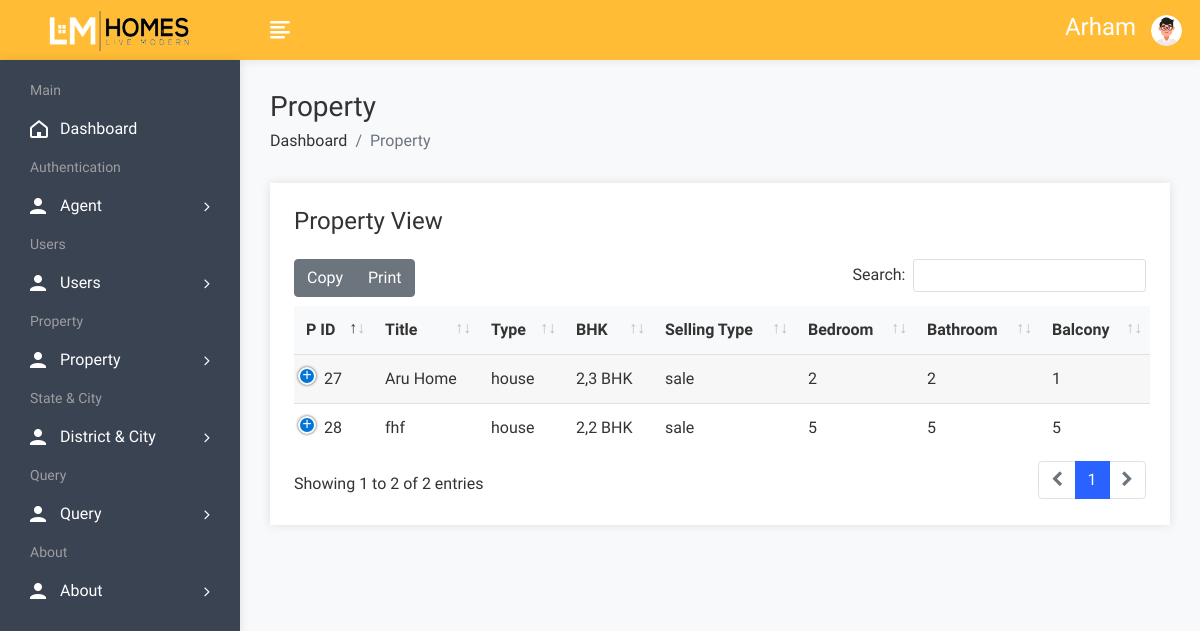
The app's page /admin/propertyview.php (signed in) with its own data.
### tables this page shows
CREATE TABLE `property` (
  `pid` int(50) NOT NULL,
  `title` varchar(200) NOT NULL,
  `pcontent` longtext NOT NULL,
  `type` varchar(100) NOT NULL,
  `bhk` varchar(50) NOT NULL,
  `stype` varchar(100) NOT NULL,
  `bedroom` int(50) NOT NULL,
  `bathroom` int(50) NOT NULL,
  `balcony` int(50) NOT NULL,
  `kitchen` int(50) NOT NULL,
  `hall` int(50) NOT NULL,
  `floor` varchar(50) NOT NULL,
  `size` int(50) NOT NULL,
  `price` int(50) NOT NULL,
  `location` varchar(200) NOT NULL,
  `city` varchar(100) NOT NULL,
  `state` varchar(100) NOT NULL,
  `feature` longtext NOT NULL,
  `pimage` varchar(300) NOT NULL,
  `pimage1` varchar(300) NOT NULL,
  `pimage2` varchar(300) NOT NULL,
  `pimage3` varchar(300) NOT NULL,
  `pimage4` varchar(300) NOT NULL,
  `uid` int(50) NOT NULL,
  `status` varchar(50) NOT NULL,
  `mapimage` varchar(300) NOT NULL,
  `topmapimage` varchar(300) NOT NULL,
  `groundmapimage` varchar(300) NOT NULL,
  `totalfloor` varchar(50) NOT NULL,
  `date` datetime NOT NULL DEFAULT current_timestamp()
);

### admin/propertyview.php (the view, shortened to what this page needs)
<!DOCTYPE html>
<html lang="en">
<head>
        <link rel="stylesheet" href="assets/css/bootstrap.min.css">
        <link rel="stylesheet" href="assets/css/font-awesome.min.css">
        <link rel="stylesheet" href="assets/css/feathericon.min.css">
		<link rel="stylesheet" href="assets/plugins/datatables/dataTables.bootstrap4.min.css">
		<link rel="stylesheet" href="assets/plugins/datatables/responsive.bootstrap4.min.css">
		<link rel="stylesheet" href="assets/plugins/datatables/select.bootstrap4.min.css">
		<link rel="stylesheet" href="assets/plugins/datatables/buttons.bootstrap4.min.css">
        <link rel="stylesheet" href="assets/css/style.css">
    </head>
    <body>
				<?php include("header.php"); ?>
            <div class="page-wrapper">
                <div class="content container-fluid">
					<div class="page-header">
						<div class="row">
							<div class="col">
								<h3 class="page-title">Property</h3>
								<ul class="breadcrumb">
									<li class="breadcrumb-item"><a href="dashboard.php">Dashboard</a></li>
									<li class="breadcrumb-item active">Property</li>
								</ul>
							</div>
						</div>
					</div>
					<div class="row">
                            <div class="col-12">
                                <div class="card">
                                    <div class="card-body">
                                        <h4 class="header-title mt-0 mb-4">Property View</h4>
                                        <table id="datatable-buttons" class="table table-striped dt-responsive nowrap">
                                            <thead>
                                                <tr>
                                                    <th>P ID</th>
                                                    <th>Title</th>
                                                    <th>Type</th>
                                                    <th>BHK</th>
                                                    <th>Selling Type</th>
													<th>Bedroom</th>
                                                    <th>Bathroom</th>
                                                    <th>Balcony</th>
                                                </tr>
                                            </thead>
                                            <tbody>
												<?php
													$query=mysqli_query($con,"select * from property");
													while($row=mysqli_fetch_row($query))
													{
												?>
                                                <tr>
                                                    <td><?php echo $row['0']; ?></td>
                                                    <td><?php echo $row['1']; ?></td>
                                                    <td><?php echo $row['3']; ?></td>
                                                    <td><?php echo $row['4']; ?></td>
                                                    <td><?php echo $row['5']; ?></td>
                                                    <td><?php echo $row['6']; ?></td>
                                                    <td><?php echo $row['7']; ?></td>
                                                    <td><?php echo $row['8']; ?></td>
                                                </tr>
                                               <?php
												}
												?>
                                            </tbody>
                                        </table>
                                    </div>
                                </div>
                            </div>
                        </div>
				</div>
			</div>
    </body>
</html>

### admin/header.php (shortened to what this page needs)
<div class="header">
              <div class="header-left">
                  <a href="dashboard.php" class="logo">
				<img src="assets/img/logo.png" alt="Logo">
			</a>
              </div>
		<a href="javascript:void(0);" id="toggle_btn">
			<i class="fe fe-text-align-left"></i>
		</a>
		<ul class="nav user-menu">
			<h4 style="color:white;margin-top:13px;text-transform:capitalize;"><?php echo $_SESSION['auser'];?></h4>
			<li class="nav-item dropdown app-dropdown">
				<a href="#" class="dropdown-toggle nav-link" data-toggle="dropdown">
					<span class="user-img"><img class="rounded-circle" src="assets/img/profiles/avatar-01.png" width="31" alt="Ryan Taylor"></span>
				</a>
			</li>
		</ul>
          </div>
          <div class="sidebar" id="sidebar">
              <div class="sidebar-inner slimscroll">
			<div id="sidebar-menu" class="sidebar-menu">
				<ul>
					<li class="menu-title">
						<span>Main</span>
					</li>
					<li>
						<a href="dashboard.php"><i class="fe fe-home"></i> <span>Dashboard</span></a>
					</li>
					<li class="menu-title">
						<span>Authentication</span>
					</li>
					<li class="submenu">
						<a href="#"><i class="fe fe-user"></i> <span> Agent </span> <span class="menu-arrow"></span></a>
					</li>
					<li class="menu-title">
						<span>Users</span>
					</li>
					<li class="submenu">
						<a href="#"><i class="fe fe-user"></i> <span> Users </span> <span class="menu-arrow"></span></a>
					</li>
					<li class="menu-title">
						<span>Property</span>
					</li>
					<li class="submenu">
						<a href="#"><i class="fe fe-user"></i> <span> Property</span> <span class="menu-arrow"></span></a>
					</li>
					<li class="menu-title">
						<span>State & City</span>
					</li>
					<li class="submenu">
						<a href="#"><i class="fe fe-user"></i> <span>District & City</span> <span class="menu-arrow"></span></a>
					</li>
					<li class="menu-title">
						<span>Query</span>
					</li>
					<li class="submenu">
						<a href="#"><i class="fe fe-user"></i> <span> Query </span> <span class="menu-arrow"></span></a>
					</li>
					<li class="menu-title">
						<span>About</span>
					</li>
					<li class="submenu">
						<a href="#"><i class="fe fe-user"></i> <span> About </span> <span class="menu-arrow"></span></a>
					</li>
				</ul>
			</div>
              </div>
          </div>

### records on screen
property: pid "27", title "Aru Home", type "house", bhk "2,3 BHK", stype "sale", bedroom "2", bathroom "2", balcony "1"
property: pid "28", title "fhf", type "house", bhk "2,2 BHK", stype "sale", bedroom "5", bathroom "5", balcony "5"

### other values on screen
$_SESSION['auser'] "Arham"
